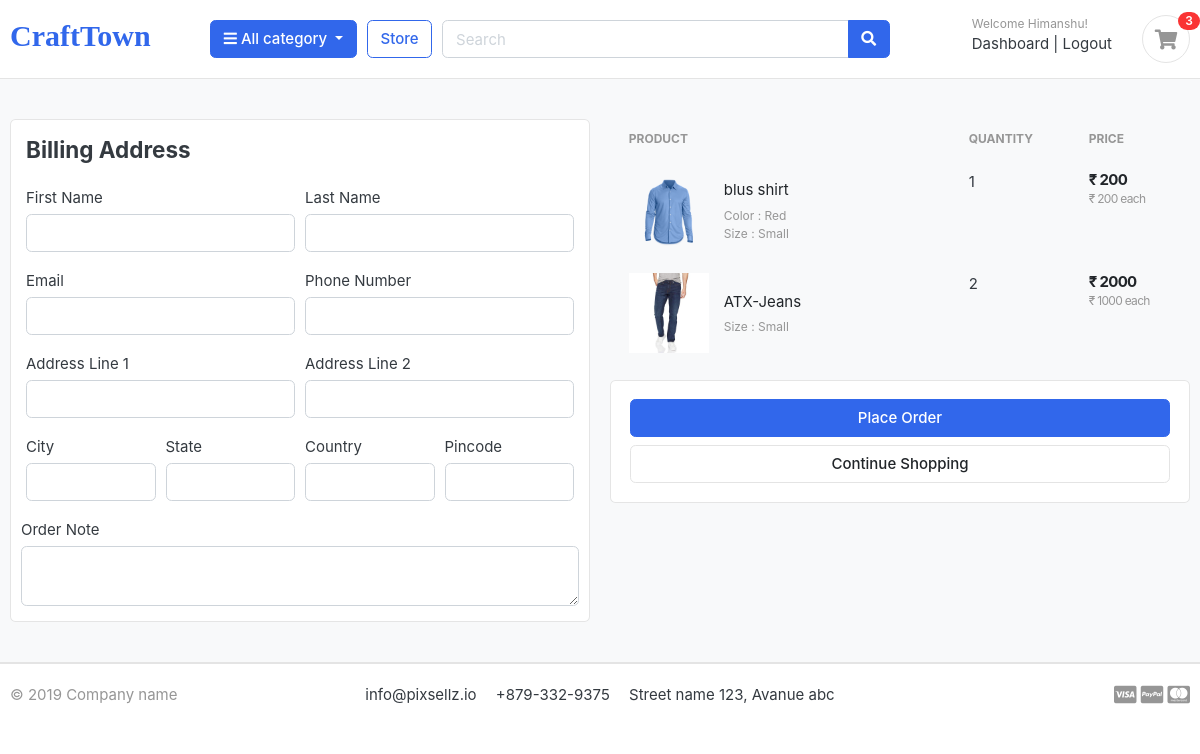
Screenshot of /cart/checkout/ (signed in) with the database file from the repository.
### accounts/models.py (models this page shows, shortened)
class Account(AbstractBaseUser):
    first_name   = models.CharField(max_length=50)
    last_name    = models.CharField(max_length=50)
    username     = models.CharField(max_length=50)
    email        = models.EmailField(max_length=100, unique=True)
    phone_number = models.CharField(max_length=50)
    date_joined = models.DateTimeField(auto_now_add=True)
    last_login = models.DateTimeField(auto_now_add=True)
    is_admin   = models.BooleanField(default=False)
    is_staff    = models.BooleanField(default=False)
    is_active   = models.BooleanField(default=False)
    is_superadmin    = models.BooleanField(default=False)
    USERNAME_FIELD = 'email'
    REQUIRED_FIELDS = ['username', 'first_name', 'last_name',]
    objects = MyAccountManager()

### cart/models.py (models this page shows, shortened)
class CartItem(models.Model):
    user = models.ForeignKey(Account, on_delete=models.CASCADE, null=True)
    product = models.ForeignKey(Product, on_delete=models.CASCADE)
    variation = models.ManyToManyField(Variation, blank=True)
    cart = models.ForeignKey(Cart, on_delete=models.CASCADE, null=True)
    quantity = models.IntegerField()
    is_active = models.BooleanField(default=True)
    def sub_total(self):
        return self.product.price * self.quantity

### store/models.py (models this page shows, shortened)
class Product(models.Model):
    product_name = models.CharField(max_length=255, unique=True)
    slug = models.SlugField(max_length=200, unique=True)
    description = models.TextField(max_length=500, blank=True)
    price = models.IntegerField()
    images = models.ImageField(upload_to='photo/products')
    stock = models.IntegerField()
    is_available = models.BooleanField(default=True)
    category = models.ForeignKey(Category, on_delete=models.CASCADE)
    created_date = models.DateTimeField(auto_now_add=True)
    modified_date = models.DateTimeField(auto_now_add=True)
    def get_url(self):
        return reverse('product_details', args=[self.category.slug, self.slug])

class Variation(models.Model):
    product = models.ForeignKey(Product, on_delete=models.CASCADE)
    variation_category = models.CharField(max_length=100, choices=variation_category_choice)
    variation_value = models.CharField(max_length=100)
    is_active = models.BooleanField(default=True)
    created_date = models.DateTimeField(auto_now=True)
    objects = VariationManager()

### cart/views.py (the view)
# urls.py: path('checkout/', views.checkout, name='checkout')
@login_required(login_url='login')
def checkout(request, total=0, quantity=0, cart_items=None):
    tax = ""
    grand_total = ""
    try:
        if request.user.is_authenticated:
            cart_items = CartItem.objects.filter(
                user=request.user, is_active=True)
        else:
            cart = Cart.objects.get(cart_id=_cart_id(request))
            cart_items = CartItem.objects.filter(cart=cart, is_active=True)
        for cart_item in cart_items:
            total = total + (cart_item.product.price * cart_item.quantity)
            quantity += cart_item.quantity
        tax = round(0.12 * total, 2)
        grand_total = tax + total
    except ObjectDoesNotExist:
        pass
    context = {
        'total': total,
        'quantity': quantity,
        'cart_items': cart_items,
        'tax': tax,
        'grand_total': grand_total
    }
    return render(request, 'store/checkout.html', context)

### cart/context_processors.py (called while the page is built)
def counter(request):
    cart_count = 0
    if 'admin' in request.path:
        return {}
    else:
        try:
            cart = Cart.objects.all().filter(cart_id=_cart_id(request))
            if request.user.is_authenticated:
                cart_items = CartItem.objects.all().filter(user=request.user)
            else:
                cart_items = CartItem.objects.all().filter(cart=cart[:1])
            for cart_item in cart_items:
                cart_count += cart_item.quantity
        except Cart.DoesNotExist:
             cart_count = 0
    return dict(cart_count=cart_count)

### cart/views.py (called while the page is built)
def _cart_id(request):
    cart = request.session.session_key
    if not cart:
        cart = request.session.create()
    return cart

### category/context_processor.py (called while the page is built)
def menu_links(request):
    links = Category.objects.all()
    return dict(links=links)

### category/models.py (called while the page is built)
    def get_url(self):
        return reverse('products_by_category', args=[self.slug])

### templates/store/checkout.html (shortened to what this page needs)
<!DOCTYPE HTML>
{% extends 'base.html' %}
{% load static %}
{% block content %}
<html lang="en">
<section class="section-content padding-y bg">
<div class="container">
<div class="row">
	<aside class="col-lg-6">
        <div class="card p-3">
            <div class="class-body">
                <h4 class="card-title mb-4">Billing Address</h4>
                <form action="{% url 'place_order' %}" method="post">
                    <div class="form-row">
                        <div class="col form-group">
                            <label for="">First Name</label>
                            <input type="text" name="first_name" class="form-control" required>
                        </div>
                        <div class="col form-group">
                            <label for="">Last Name</label>
                            <input type="text" name="last_name" class="form-control" required>
                        </div>
                    </div>
                    <div class="form-row">
                        <div class="col form-group">
                            <label for="">Email</label>
                            <input type="email" name="email" class="form-control" required>
                        </div>
                        <div class="col form-group">
                            <label for="">Phone Number</label>
                            <input type="text" name="phone" class="form-control" required>
                        </div>
                    </div>
                    <div class="form-row">
                        <div class="col form-group">
                            <label for="">Address Line 1</label>
                            <input type="text" name="address_line_1" class="form-control" required>
                        </div>
                        <div class="col form-group">
                            <label for="">Address Line 2</label>
                            <input type="text" name="address_line_2" class="form-control" >
                        </div>
                    </div>
                    <div class="form-row">
                        <div class="col form-group">
                            <label for="">City</label>
                            <input type="text" name="city" class="form-control" required>
                        </div>
                        <div class="col form-group">
                            <label for="">State</label>
                            <input type="text" name="state" class="form-control" required>
                        </div>
                        <div class="col form-group">
                            <label for="">Country</label>
                            <input type="text" name="country" class="form-control" required>
                        </div>
                        <div class="col form-group">
                            <label for="">Pincode</label>
                            <input type="text" name="pin_code" class="form-control" required>
                        </div>
                    </div>
                    <div class="form-row">
                        <label for="">Order Note</label>
                        <textarea name="order_note" class="form-control" rows="2"></textarea>
                    </div>
            </div>
        </div>
	</aside>
	<aside class="col-lg-6">
        <table class="table table-borderless table-shopping-cart">
            <thead class="text-muted">
            <tr class="small text-uppercase">
              <th scope="col">Product</th>
              <th scope="col" width="120">Quantity</th>
              <th scope="col" width="120">Price</th>
            </tr>
            </thead>
            <tbody>
            {% for cart_item in cart_items %}
                <tr>
                    <td>
                        <figure class="itemside align-items-center">
                            <div class="aside"><img src="{{ cart_item.product.images.url }}" class="img-sm"></div>
                            <figcaption class="info">
                                <a href="{{ cart_item.product.get_url }}" class="title text-dark">{{ cart_item.product.product_name }}</a>
                                <p class="text-muted small">
                                    {% if cart_item.variation.all %}
                                      {% for item in cart_item.variation.all %}
                                        {{ item.variation_category | capfirst }} : {{ item.variation_value | capfirst }} <br>
                                      {% endfor %}
                                    {% endif %}
                                </p>
                            </figcaption>
                        </figure>
                    </td>
                    <td>
                        {{ cart_item.quantity }}
                    </td>
                    <td>
                        <div class="price-wrap">
                            <var class="price">₹ {{ cart_item.sub_total }}</var>
                            <small class="text-muted">₹ {{ cart_item.product.price }} each</small>
                        </div>
                    </td>
                </tr>
            {% endfor %}
            </tbody>
            </table>
		<div class="card">
            <div class="card-body">
                <button  class="btn btn-primary btn-block">Place Order</button>
                <a href="{% url 'store' %}" class="btn btn-light btn-block">Continue Shopping</a>
            </div>
		</div>
</aside>
</div>
</div>
</section>
</body>
</html>
{% include 'includes/footer.html' %}
{% endblock %}

### templates/includes/navbar.html (shortened to what this page needs)
{% load static %}
<header class="section-header" >
<section class="header-main border-bottom">
	<div class="container">
<div class="row align-items-center">
	<div class="col-lg-2 col-md-3 col-6">
		<a href="{% url 'homepage' %}" class="brand-wrap">
			<h2 style="font-family:Comic Sans MS;">CraftTown</h2>
		</a>
	</div>
	<div class="col-lg col-sm col-md col-6 flex-grow-0" >
		<div class="category-wrap dropdown d-inline-block float-right">
			<button type="button" class="btn btn-primary dropdown-toggle" data-toggle="dropdown">
				<i class="fa fa-bars"></i> All category
			</button>
		</div>
	</div>
	<a href="{% url 'store' %}" class="btn btn-outline-primary" >Store</a>
	<div class="col-lg  col-md-6 col-sm-12 col">
		<form action="{% url 'search' %}" class="search" method='GET'>
			<div class="input-group w-100">
			    <input type="text" class="form-control" style="width:60%;" placeholder="Search" name="keyword">
			    <div class="input-group-append">
			      <button class="btn btn-primary" type="submit" >
			        <i class="fa fa-search"></i>
			      </button>
			    </div>
		    </div>
		</form>
	</div>
	<div class="col-lg-3 col-sm-6 col-8 order-2 order-lg-3">
				<div class="d-flex justify-content-end mb-3 mb-lg-0">
					{% if user.id is None %}
					<div class="widget-header">
						<small class="title text-muted" >Welcome guest!</small>
						<div>
							<a href="{% url 'login' %}" >Sign in</a> <span class="dark-transp"> | </span>
							<a href="{% url  'register' %}" > Register</a>
						</div>
					</div>
					{% else %}
					<div class="widget-header">
						<small class="title text-muted" >Welcome {{ user.first_name }}!</small>
						<div>
							<a href="{% url 'dashboard' %}" >Dashboard</a> <span class="dark-transp"> | </span>
							<a href="{% url  'logout' %}" >Logout</a>
						</div>
					</div>
					{% endif %}
					<a href="{% url 'cart' %}" class="widget-header pl-3 ml-3">
						<div class="icon icon-sm rounded-circle border" ><i class="fa fa-shopping-cart"></i></div>
						<span class="badge badge-pill badge-danger notify">{{ cart_count }}</span>
					</a>
				</div>
			</div>
</div>
	</div>
</section>
</header>

### static/css/ui.css (style rules this page uses)
html { font-family: "Inter", sans-serif; font-size: 15px; }
.price-wrap { letter-spacing: -0.7px; }
.icon-xs, .icon-sm, .icon-md, .icon-lg { display: inline-block; text-align: center; flex-shrink: 0; flex-grow: 0; }
.icon-sm { width: 48px; height: 48px; line-height: 48px !important; font-size: 20px; }
.img-xs, .img-sm, .img-md, .img-lg { -o-object-fit: cover; object-fit: cover; flex-shrink: 0; flex-grow: 0; }
.img-sm { width: 80px; height: 80px; }
.padding-y { padding-top: 40px; padding-bottom: 40px; }
var { font-style: normal; }
figure { margin-bottom: 0; }
article:after, .form-group:after { display: block; clear: both; content: ""; }
.bg { background-color: #f8f9fa; }
p:last-child { margin-bottom: 0; }
.header-main { position: relative; padding-top: 1rem; padding-bottom: 1rem; }
.widget-header { display: inline-block; vertical-align: middle; position: relative; }
.widget-header a { color: #343a40; }
.widget-header i { color: #969696; }
.widget-header .title { display: block; }
.widget-header .notify { position: absolute; top: -3px; right: -10px; }
.btn-light { background-color: #fff; border-color: #e4e4e4; }
.itemside { position: relative; display: flex; width: 100%; }
.itemside .aside { position: relative; flex-shrink: 0; }
.itemside .info { padding-left: 15px; padding-right: 7px; }
.itemside p { margin-bottom: 0; }
.itemside .title { display: block; margin-bottom: 5px; color: #212529; }
.notify { position: absolute; top: -4px; right: -10px; display: inline-block; padding: 0.25em 0.6em; font-size: 12px; line-height: 1; text-align: center; border-radius: 3rem; color: #fff; background-color: #fa3434; }
.price { font-weight: 600; color: #212529; }
.table-shopping-cart.table td, .table-shopping-cart.table th { padding-left: 1.25rem; padding-right: 1.25rem; }
.table-shopping-cart .price-wrap { line-height: 1.2; }
.table-shopping-cart .price { font-weight: bold; margin-right: 5px; display: block; }

### rows the page displays
Account: first_name "Himanshu"
CartItem: product.images (picture), product.product_name "blus shirt", quantity "1", sub_total "200", product.price "200"
Variation: variation_category "Color", variation_value "Red"
Variation: variation_category "Size", variation_value "Small"
CartItem: product.images (picture), product.product_name "ATX-Jeans", quantity "2", sub_total "2000", product.price "1000"
Variation: variation_category "Size", variation_value "Small"

### other values shown
{{ cart_count }} "3"
